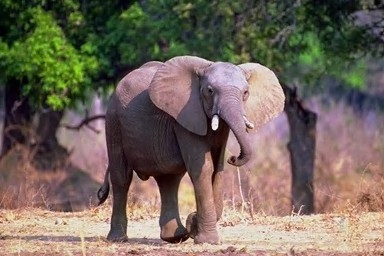
#> input picture Assignment 6/Elephant1.jpg, 384 x 256 px, found by its file name
$ python score.py
#> lines starting #> are read from the running program, lines starting #| are printed output that depends on the picture
import cv2
import numpy as np
import matplotlib.pyplot as plt

def cal_normalized_hsv_hist(im, hBinNum, sBinNum, vBinNum):
    hsv_im = cv2.cvtColor(im, cv2.COLOR_BGR2HSV)
    hist = np.zeros((hBinNum, sBinNum, vBinNum))
    # h has 180 values in opencv, s has 256 values, v has 256 values
    # calculate the size of each bin
    hBinSize = 180 / hBinNum
    sBinSize = 256 / sBinNum
    vBinSize = 256 / vBinNum

    for i in range(im.shape[0]):
        for j in range(im.shape[1]):

            h = int(hsv_im[i, j, 0] / hBinSize)
            s = int(hsv_im[i, j, 1] / sBinSize)
            v = int(hsv_im[i, j, 2] / vBinSize)
            hist[h, s, v] += 1

    total_pixels = im.shape[0] * im.shape[1]
    hist = hist / total_pixels
    hist = hist.flatten()
    return hist

elephant_1 = cv2.imread('Elephant1.jpg')
#> elephant_1 is the input picture: shape (256, 384, 3); mean B, G, R 92, 103.4, 115.7
elephant_2 = cv2.imread('Elephant2.jpg')
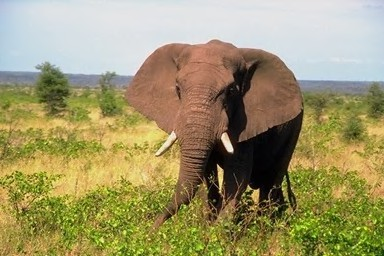
#> input picture Assignment 6/Elephant2.jpg, 384 x 256 px, found by its file name
#> elephant_2 is the input picture: shape (256, 384, 3); mean B, G, R 106, 149.7, 158.6
horse_1 = cv2.imread('Horse1.jpg')
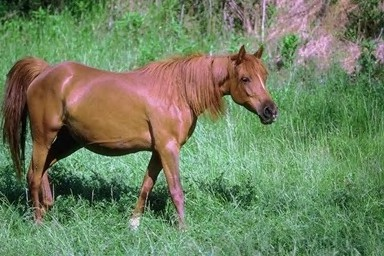
#> input picture Assignment 6/Horse1.jpg, 384 x 256 px, found by its file name
#> horse_1 is the input picture: shape (256, 384, 3); mean B, G, R 95.2, 128.8, 111.3
horse_2 = cv2.imread('Horse2.jpg')
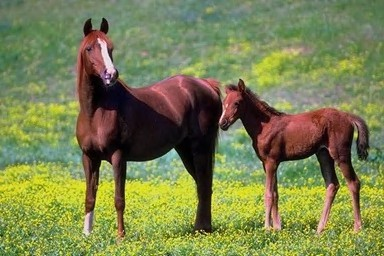
#> input picture Assignment 6/Horse2.jpg, 384 x 256 px, found by its file name
#> horse_2 is the input picture: shape (256, 384, 3); mean B, G, R 78.8, 129.2, 122.3

elephant_1_hist = cal_normalized_hsv_hist(elephant_1, 4, 4, 4)
#> in cal_normalized_hsv_hist, `hsv_im = cv2.cvtColor(im, cv2.COLOR_BGR2HSV)`: hsv_im: shape (256, 384, 3); mean H, S, V 72.4, 82.4, 122.9
#> in cal_normalized_hsv_hist, `hist = hist.flatten()`: hist = 64 values, max 0.104 at index 3, min 0 at index 19, mean 0.0156
#> elephant_1_hist has the same summary as hist in cal_normalized_hsv_hist
elephant_2_hist = cal_normalized_hsv_hist(elephant_2, 4, 4, 4)
#> in cal_normalized_hsv_hist (call 2), `hsv_im = cv2.cvtColor(im, cv2.COLOR_BGR2HSV)`: hsv_im: shape (256, 384, 3); mean H, S, V 46.8, 110.3, 164.4
#> elephant_2_hist = 64 values, max 0.243 at index 35, min 0 at index 15, mean 0.0156
horse_1_hist = cal_normalized_hsv_hist(horse_1, 4, 4, 4)
#> in cal_normalized_hsv_hist (call 3), `hsv_im = cv2.cvtColor(im, cv2.COLOR_BGR2HSV)`: hsv_im: shape (256, 384, 3); mean H, S, V 53.4, 93.6, 139.9
#> horse_1_hist = 64 values, max 0.347 at index 22, min 0 at index 14, mean 0.0156
horse_2_hist = cal_normalized_hsv_hist(horse_2, 4, 4, 4)
#> in cal_normalized_hsv_hist (call 4), `hsv_im = cv2.cvtColor(im, cv2.COLOR_BGR2HSV)`: hsv_im: shape (256, 384, 3); mean H, S, V 51.3, 112.7, 137.6
#> horse_2_hist = 64 values, max 0.137 at index 6, min 0 at index 27, mean 0.0156

def hist_intersection(im1, hist1, im2, hist2):
    # magnitude is equal to number of pixels in corresponding image
    magnitude1 = im1.shape[0] * im1.shape[1]
    magnitude2 = im2.shape[0] * im2.shape[1]
    numerator = np.sum(np.minimum(hist1 * magnitude1, hist2 * magnitude2))
    denominator = np.minimum(magnitude1, magnitude2)
    return numerator / denominator

query_images= [elephant_1, elephant_2, horse_1, horse_2]
query_histograms = [elephant_1_hist, elephant_2_hist, horse_1_hist, horse_2_hist]
query_names = ['Elephant 1', 'Elephant 2', 'Horse 1', 'Horse 2']

fig, axes = plt.subplots(4, 4, figsize=(12, 12))
for i, query in enumerate(query_images):
    hist = query_histograms[i]
    scores = []
    #test all images and store the scores
    index_order = []
    for j, test in enumerate(query_images):
        test_hist = query_histograms[j]
        score = hist_intersection(query, hist, test, test_hist)
        scores.append((score, j))
    #sort the scores
    sorted_scores = sorted(scores, key=lambda x: x[0], reverse=True)

    for k, (score, index) in enumerate(sorted_scores):
        ax = axes[k, i]
        ax.imshow(cv2.cvtColor(query_images[index], cv2.COLOR_BGR2RGB))
        ax.set_title(f"Rank {k+1}\nScore: {score:.2f}\n{query_names[index]}")
        ax.axis('off')
#> this loop made 4 passes
#> sorted_scores on passes 1 to 4: [(1, 0), (0.437, 3), (0.367, 2), (0.298, 1)], [(1, 1), (0.55, 3), (0.298, 0), (0.253, 2)], [(1, 2), (0.526, 3), (0.367, 0), (0.253, 1)], [(1, 3), (0.55, 1), (0.526, 2), (0.437, 0)]
plt.tight_layout()
plt.show()
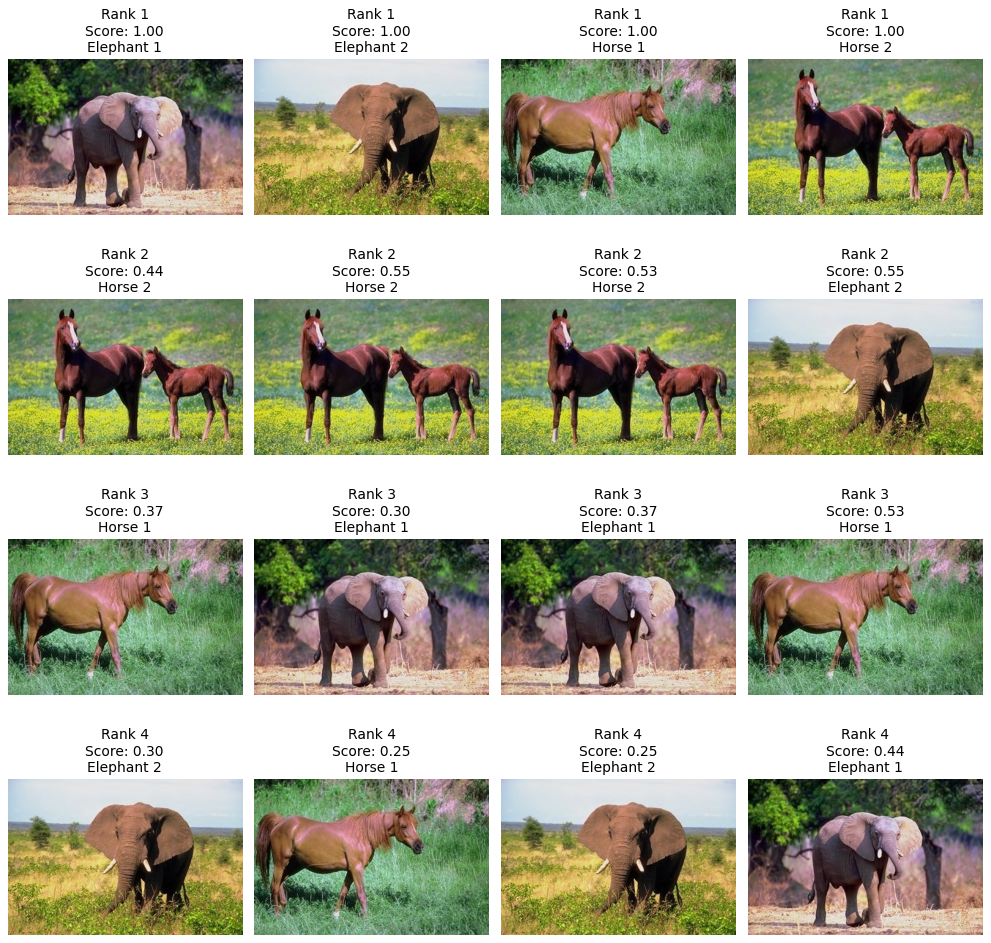
#> figure drawn by matplotlib, 16 panels
